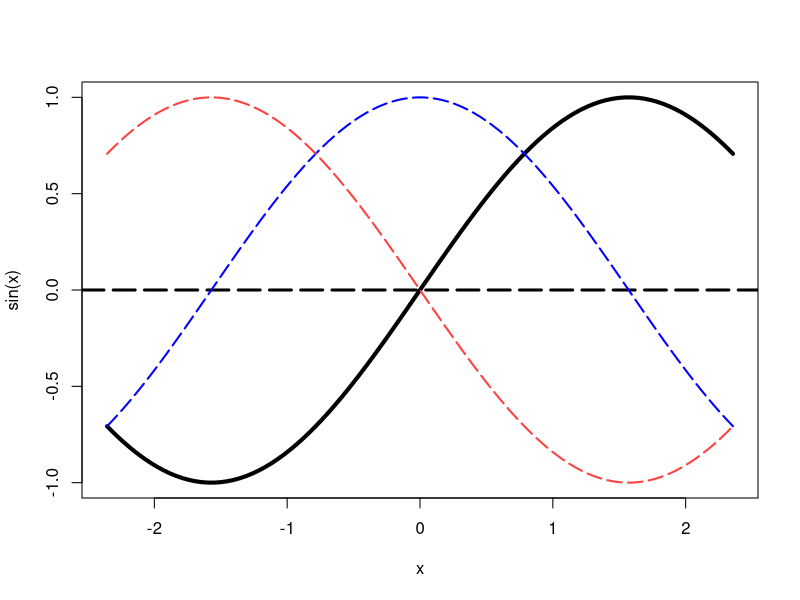

The R source for this figure:
# Exercise: Consider the function sin(x) between -3pi/4 and 3pi/4
# a) Plot sin(x) and its first and second derivatives 
# Set accuracy parameter to 10e-5

# b) Find min of sin(x). Use staring interval (-2, -1).
# c) Find max of sin(x). This time use starting interval (0.5, 2.5).
# d) Find the root of sin(x) in the given interval
# e) Compare the methods in terms of number of iterations


# a)
# Plot sin(x) between -3pi/4 and 3pi/4
curve(sin, from = -3*pi/4, to = 3*pi/4, n = 100, lwd = 4)

### plot the horizontal line
abline(h = 0, lty = 5, lwd = 3)

### The derivative of sin(x)
f_prime = cos

# Plot derivative of sin(x) between -3pi/4 and 3pi/4
curve(f_prime, from = -3*pi/4, to = 3*pi/4, n = 100, lwd = 2, lty = 5, col = "blue1", add = T)


# The 2nd derivative of sin(x)
f_dbl <- function(x)
{
  -sin(x)
}

# Plot f_dbl from -3pi/4 and 3pi/4
curve(f_dbl, from = -3*pi/4, to = 3*pi/4, n = 100, lwd = 2, lty = 5, col = "brown1", add = T)



# Functions from class

##########################################################
####### FUNCTION TO DO THE GOLDEN SECTION SEARCH #########
##########################################################
golden <- function(f, int, precision = 1e-6)
{
  # ::: This function implements the golden section search for a 
  # ::: *minimum* for the function 'f' on the range [int]
  # ::: with precision no greater than 'precision'.
  # ::: Note: 'int' is an interval such as c(2,3).
  # ::: If you want to *maximize*, multiply your function by -1.
  
  rho <- (3-sqrt(5))/2 # ::: Golden ratio
  # ::: Work out first iteration here
  f_a <- f(int[1] + rho*(diff(int)))
  f_b <- f(int[2] - rho*(diff(int)))
  ### How many iterations will we need to reach the desired precision?
  N <- ceiling(log(precision/(diff(int)))/log(1-rho))
  print(N) 
 for (i in 1:(N))                    # index the number of iterations
  {
f_a <- f(int[1] + rho*(diff(int)))
  f_b <- f(int[2] - rho*(diff(int)))
    if (f_a < f_b)  
    {
      int[2] = int[2] - rho*(diff(int))

    } else{
      if (f_a >= f_b)
      {
       int[1] = int[1] + rho*(diff(int))
      

	      } }
  }
  int
}

golden(sin, c(-2,-1), 10e-5)


##########################################################
####### FUNCTION FOR BISECTION METHOD ####################
##########################################################
bisection <- function(f_prime, int, precision = 1e-7)
{
  # ::: f_prime is the function for the first derivative
  # ::: of f, int is an interval such as c(0,1)
  
  N <- ceiling(log(precision/(diff(int)))/log(.5))
  print(N)
  f_prime_a <- f_prime(int[1] + diff(int)/2)
  
  for (i in 1:N)
  {
    if(f_prime_a > 0)
    {
       int[2] = int[1] + diff(int)/2
    } else
      if(f_prime_a < 0)
      {
int[1] = int[1] + diff(int)/2

      } else
        if(f_prime_a == 0)
        {

          return(int)
        }
    f_prime_a <- f_prime(int[1] + diff(int)/2)
  }
  int
}

bisection(cos,c(-2,-1),10e-5)



##########################################################
####### FUNCTION FOR NEWTON'S METHOD #####################
##########################################################

newton <- function(f_prime, f_dbl, precision = 1e-6, start)
{
  # ::: f_prime is first derivative function
  # ::: f_dbl is second derivitive function
  # ::: start is starting 'guess'
  
  x_old <- start
  x_new <- x_old-f_prime(x_old)/f_dbl(x_old)
  
  i <- 1 # ::: use 'i' to print iteration number
  print(paste0("Iteration ", i, "; Estimate = ", x_new) )
  while (abs(x_new-x_old) > precision)
  {
    x_old <- x_new
    x_new <- x_old-f_prime(x_old)/f_dbl(x_old) 
    
    # ::: keep track of iteration history
    print(paste0("Iteration ", i+1, "; Estimate = ", x_new) )
    i <- i + 1
  }
  x_new
}

newton(cos, f_dbl, 10e-5,-2)



########################################################
####### FUNCTION FOR SECANT METHOD #####################
########################################################

secant <- function(f_prime, start1, start2, precision = 1e-6)
{
  # f_prime is first derivative function
  # start1 and star2 are starting guesses
  
  x_old1 = start1
  x_old2 = start2
  x_new = x_old2-f_prime(x_old2)*((x_old2-x_old1)/(f_prime(x_old2)-f_prime(x_old1))) 
  
  i <- 1 # i is iteration number
  print(paste0("Iteration ", i, "; Estimate = ", x_new) )
  while (abs(x_new-x_old2) > precision)
  {
    x_old1 = x_old2
    x_old2 = x_new
    x_new = x_old2-f_prime(x_old2)*((x_old2-x_old1)/(f_prime(x_old2)-f_prime(x_old1)))     
    # ::: keep track of iteration history
    print(paste0("Iteration ", i+1, "; Estimate = ", x_new) )
    i <- i + 1
  }
  x_new

}

secant(cos,-2,-1,10e-5)

# c) To find max, we can use either method:

f = function(x) ?sin(x)
golden(f, c(0.5,2.5), 10e-5)
# Note this time it took 21 iteratoins, because the interval is wider


f_prime = function(x) -cos(x)
bisection(f_prime,c(0.5,2.5),10e-5)
# Again one extra iteration compared to before, but still faster than Golden

newton(cos, f_dbl, 10e-5, 2.5)
# Newton?s method is actually faster now!

secant(cos, 0.5, 2.5,10e-5)


# d) To find the zero we can use f and f_prime in Newton?s method

newton(sin, cos, 10e-5, 1)

